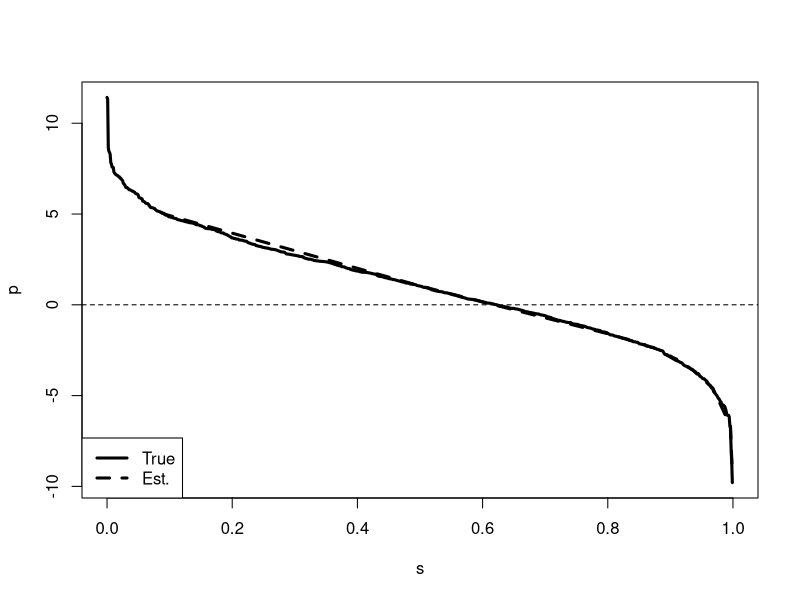

Reproduce this figure in R.
## ---- chunk 1
set.seed(123456789)
N <- 1000
u <- sort(rnorm(N, mean = 1, sd = 3))

p <- 2
mean(u - p > 0)

1 - pnorm(p, mean = 1, sd = 3)

p <- runif(9, min = -10, max = 10)
s <- matrix(NA, length(p), 1)
for (i in 1:length(p)) {
  s[i, 1] <- mean(u - p[i] > 0)
}
s

plot(1 - ecdf(u)(u), u, type = "l", lwd = 3, lty = 1, col = 1,
     xlab = "s", ylab = "p", xlim = c(0, 1))
lines(sort(s), p[order(s)], type = "l", lwd = 3, lty = 2)
abline(h = 0, lty = 2)
legend("bottomleft", c("True", "Est."), lwd = 3, lty = c(1:2))
